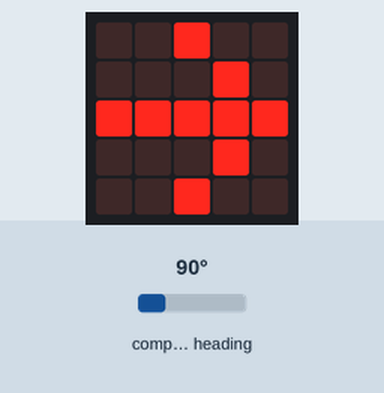
Bench run of a program on a simulated BBC micro:bit (MakeCode). On the bench: the board's 5×5 LED display. The inputs (shaded band) are chosen by the test bench; at power-on: compass heading 90°. The compass is already calibrated.

Above: at 1.2 s.
1.3 s: compass heading set to 48°
2.8 s: compass heading set to 41°
At 3.8 s:
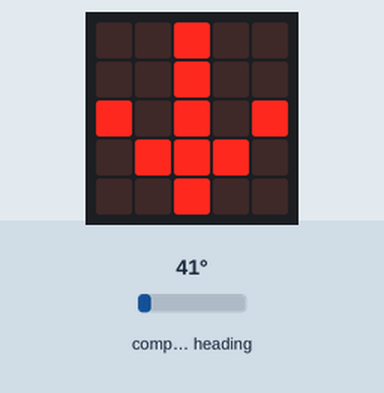
4.4 s: compass heading set to 180°
At 5.7 s:
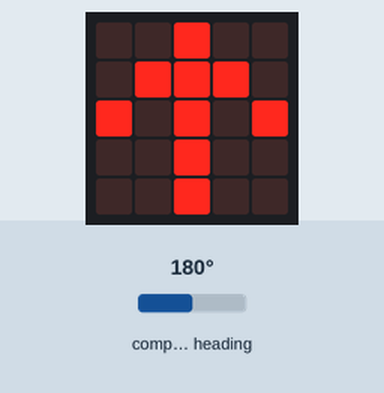
6.1 s: compass heading set to 220°
7.6 s: compass heading set to 231°
At 8.3 s:
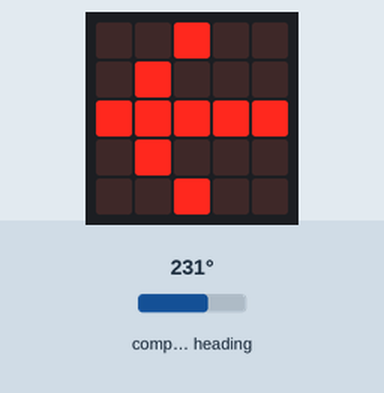
9.4 s: compass heading set to 7°
At 10.3 s:
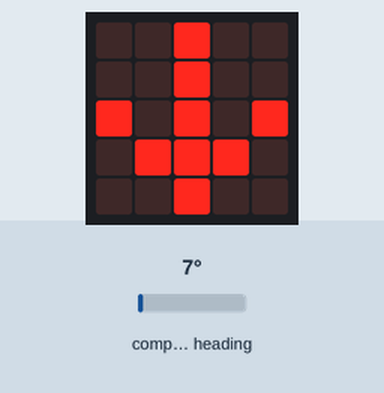
Timing chart, 0 to 12.1 s (numbered marks = the images above; inputs shaded):
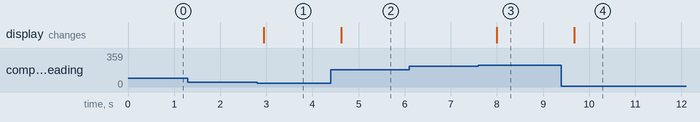

The program:

main.ts
```typescript
basic.forever(function () {
    if (input.compassHeading() > 45 && input.compassHeading() < 135) {
        basic.showLeds(`
            . . # . .
            . . . # .
            # # # # #
            . . . # .
            . . # . .
            `)
    } else if (input.compassHeading() > 135 && input.compassHeading() < 225) {
        basic.showLeds(`
            . . # . .
            . # # # .
            # . # . #
            . . # . .
            . . # . .
            `)
    } else if (input.compassHeading() > 225 && input.compassHeading() < 315) {
        basic.showLeds(`
            . . # . .
            . # . . .
            # # # # #
            . # . . .
            . . # . .
            `)
    } else if (input.compassHeading() > 315 && input.compassHeading() < 360) {
        basic.showLeds(`
            . . # . .
            . . # . .
            # . # . #
            . # # # .
            . . # . .
            `)
    } else if (input.compassHeading() > 0 && input.compassHeading() < 45) {
        basic.showLeds(`
            . . # . .
            . . # . .
            # . # . #
            . # # # .
            . . # . .
            `)
    }
})
```

test.ts
```typescript
// tests gaan hier; deze zal niet worden gecompileerd wanneer dit pakket wordt gebruikt als extensie.
```

Measured:
- the behaviour switches between 45 and 44° on compass heading (found by bisection; images 0 and 1)
- the behaviour switches between 225 and 226° on compass heading (found by bisection; images 2 and 3)
- after the input at 1.3 s, every drawn part: stays the same
- after the input at 2.8 s, the display: changes after 0.14 s (image 1)
- after the input at 4.4 s, the display: changes after 0.23 s (image 2)
- after the input at 6.1 s, every drawn part: stays the same
- after the input at 7.6 s, the display: changes after 0.40 s (image 3)
- after the input at 9.4 s, the display: changes after 0.28 s (image 4)
